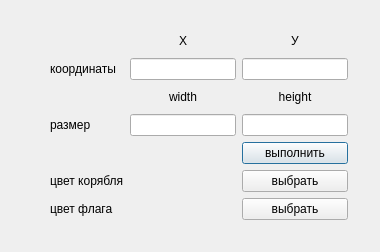
<?xml version="1.0" encoding="UTF-8"?>
<ui version="4.0">
 <class>SettingsDialog</class>
 <widget class="QDialog" name="SettingsDialog">
  <property name="geometry">
   <rect>
    <x>0</x>
    <y>0</y>
    <width>380</width>
    <height>252</height>
   </rect>
  </property>
  <property name="windowTitle">
   <string>Dialog</string>
  </property>
  <widget class="QWidget" name="">
   <property name="geometry">
    <rect>
     <x>50</x>
     <y>30</y>
     <width>298</width>
     <height>190</height>
    </rect>
   </property>
   <layout class="QGridLayout" name="gridLayout">
    <item row="0" column="2">
     <widget class="QLabel" name="label_4">
      <property name="text">
       <string>У</string>
      </property>
      <property name="alignment">
       <set>Qt::AlignCenter</set>
      </property>
     </widget>
    </item>
    <item row="1" column="0">
     <widget class="QLabel" name="label">
      <property name="text">
       <string>координаты</string>
      </property>
     </widget>
    </item>
    <item row="0" column="1">
     <widget class="QLabel" name="label_3">
      <property name="text">
       <string>Х</string>
      </property>
      <property name="alignment">
       <set>Qt::AlignCenter</set>
      </property>
     </widget>
    </item>
    <item row="4" column="2">
     <widget class="QPushButton" name="pushButton">
      <property name="text">
       <string>выполнить</string>
      </property>
     </widget>
    </item>
    <item row="5" column="2">
     <widget class="QPushButton" name="colorBoatButton">
      <property name="text">
       <string>выбрать</string>
      </property>
     </widget>
    </item>
    <item row="3" column="0">
     <widget class="QLabel" name="label_2">
      <property name="text">
       <string>размер</string>
      </property>
     </widget>
    </item>
    <item row="2" column="2">
     <widget class="QLabel" name="label_6">
      <property name="text">
       <string>height</string>
      </property>
      <property name="alignment">
       <set>Qt::AlignCenter</set>
      </property>
     </widget>
    </item>
    <item row="3" column="2">
     <widget class="QLineEdit" name="heightEdit"/>
    </item>
    <item row="1" column="1">
     <widget class="QLineEdit" name="x_pos_edit"/>
    </item>
    <item row="3" column="1">
     <widget class="QLineEdit" name="widthEdit"/>
    </item>
    <item row="1" column="2">
     <widget class="QLineEdit" name="y_pos_edit"/>
    </item>
    <item row="2" column="1">
     <widget class="QLabel" name="label_5">
      <property name="text">
       <string>width</string>
      </property>
      <property name="alignment">
       <set>Qt::AlignCenter</set>
      </property>
     </widget>
    </item>
    <item row="6" column="2">
     <widget class="QPushButton" name="colorFlagButton">
      <property name="text">
       <string>выбрать</string>
      </property>
     </widget>
    </item>
    <item row="5" column="0">
     <widget class="QLabel" name="label_7">
      <property name="text">
       <string>цвет корябля</string>
      </property>
     </widget>
    </item>
    <item row="6" column="0">
     <widget class="QLabel" name="label_8">
      <property name="text">
       <string>цвет флага</string>
      </property>
     </widget>
    </item>
   </layout>
  </widget>
 </widget>
 <resources/>
 <connections/>
</ui>
